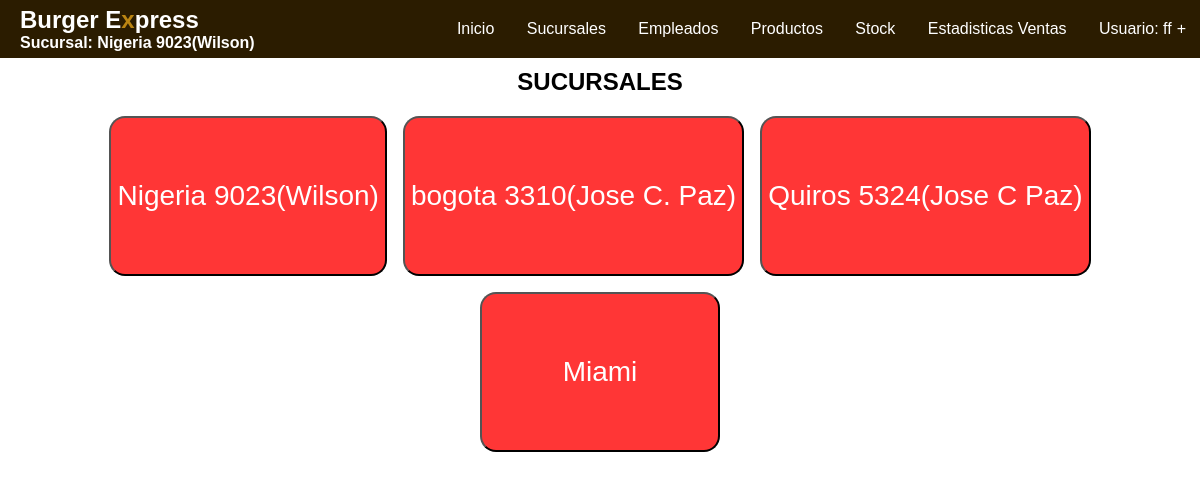
The app's page /Vistas/select.php (signed in) with its own data.
### tables this page shows
CREATE TABLE IF NOT EXISTS `sucursales` (
  `Cod_sucursal` int NOT NULL,
  `Direccion` varchar(40) NOT NULL,
  `Capacidad` int NOT NULL,
  `Cod_supervisor` varchar(28) NOT NULL,
  `Fecha` date NOT NULL
);

### Modelos/consultas.php (called while the page is built, shortened)
<?php
	function getSucursales($one=" "){
		require'../Modelos/conexion.php';
		$consulta = $conexion->prepare("SELECT * FROM sucursales $one");
		$consulta->execute();
		$datos = $consulta->fetchAll(PDO::FETCH_ASSOC);
		return $datos;
	}
?>

### Vistas/select.php (the view, shortened to what this page needs)
<?php include 'header.php'; ?>
<!DOCTYPE html>
<html lang="en">
<head>
    <link rel="stylesheet" href="../Vistas/styles/style.css">
</head>
<body>
	<section>
        <h1 style="text-align:center;">SUCURSALES</h1>
        <form action="" method="post" class="menu-select">
            <div class="linksadminmenu">
                <?php
                   $sucursales = getSucursales();
                   foreach($sucursales as $sucursal){
                        echo'
                    <input id="input_head" name="sucursal" type="submit" value="'.$sucursal['Direccion'].'">';
                   }
                ?>
            </div>
        </form>
    </section>
</body>
</html>

### Vistas/styles/style.css (style rules this page uses)
* { margin: 0; box-sizing: border-box; }
:root { --header-color:#222; --bg-color:#fff; --table-th-color:#7D4600; --header-font-color:white; --font-color:black; --aside-color:black; --button-color:#ff3838; --aside-button-color:#4464AD; }
body { font-family: Arial, sans-serif; background-color: var(--bg-color); }
section { padding: 10px; height: 90%; }
.menu-select { display: flex; justify-content: center; }
h1 { text-align: center; margin-bottom: 20px; }

### records on screen
sucursales: sucursal "Nigeria 9023(Wilson)"
sucursales: sucursal "bogota 3310(Jose C. Paz)"
sucursales: sucursal "Quiros 5324(Jose C Paz)"
sucursales: sucursal "Miami"

### other values on screen
$_SESSION['sucursal'] "Nigeria 9023(Wilson)"
$_SESSION['usuario'] "ff"
